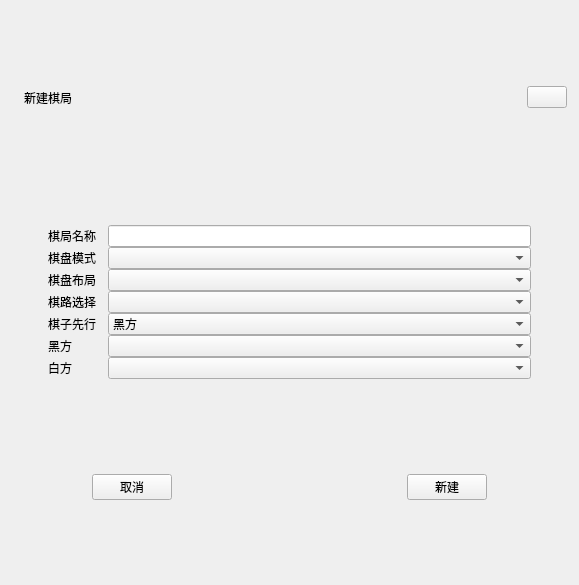
<?xml version="1.0" encoding="UTF-8"?>
<ui version="4.0">
 <class>CreateNewBoardDialog</class>
 <widget class="QWidget" name="CreateNewBoardDialog">
  <property name="geometry">
   <rect>
    <x>0</x>
    <y>0</y>
    <width>579</width>
    <height>585</height>
   </rect>
  </property>
  <property name="windowTitle">
   <string>Form</string>
  </property>
  <layout class="QVBoxLayout" name="verticalLayout_2">
   <property name="spacing">
    <number>0</number>
   </property>
   <property name="leftMargin">
    <number>0</number>
   </property>
   <property name="topMargin">
    <number>0</number>
   </property>
   <property name="rightMargin">
    <number>0</number>
   </property>
   <property name="bottomMargin">
    <number>0</number>
   </property>
   <item>
    <layout class="QVBoxLayout" name="main_layout">
     <property name="spacing">
      <number>0</number>
     </property>
     <property name="bottomMargin">
      <number>0</number>
     </property>
     <item>
      <widget class="QFrame" name="fr_title">
       <layout class="QHBoxLayout" name="horizontalLayout">
        <property name="spacing">
         <number>0</number>
        </property>
        <property name="leftMargin">
         <number>24</number>
        </property>
        <property name="topMargin">
         <number>0</number>
        </property>
        <property name="rightMargin">
         <number>12</number>
        </property>
        <property name="bottomMargin">
         <number>0</number>
        </property>
        <item>
         <widget class="QLabel" name="lb_title">
          <property name="text">
           <string>新建棋局</string>
          </property>
         </widget>
        </item>
        <item>
         <spacer name="horizontalSpacer">
          <property name="orientation">
           <enum>Qt::Horizontal</enum>
          </property>
          <property name="sizeHint" stdset="0">
           <size>
            <width>40</width>
            <height>20</height>
           </size>
          </property>
         </spacer>
        </item>
        <item>
         <widget class="QPushButton" name="btn_close">
          <property name="text">
           <string/>
          </property>
         </widget>
        </item>
       </layout>
      </widget>
     </item>
     <item>
      <widget class="QFrame" name="fr_contents">
       <layout class="QVBoxLayout" name="verticalLayout">
        <property name="spacing">
         <number>0</number>
        </property>
        <property name="leftMargin">
         <number>0</number>
        </property>
        <property name="topMargin">
         <number>0</number>
        </property>
        <property name="rightMargin">
         <number>0</number>
        </property>
        <property name="bottomMargin">
         <number>0</number>
        </property>
        <item>
         <layout class="QFormLayout" name="formLayout">
          <property name="horizontalSpacing">
           <number>12</number>
          </property>
          <property name="verticalSpacing">
           <number>0</number>
          </property>
          <property name="leftMargin">
           <number>48</number>
          </property>
          <property name="topMargin">
           <number>30</number>
          </property>
          <property name="rightMargin">
           <number>48</number>
          </property>
          <item row="0" column="0">
           <widget class="QLabel" name="lb_chess_name">
            <property name="text">
             <string>棋局名称</string>
            </property>
           </widget>
          </item>
          <item row="0" column="1">
           <widget class="QLineEdit" name="lineEdit"/>
          </item>
          <item row="1" column="0">
           <widget class="QLabel" name="lb_chess_mode">
            <property name="text">
             <string>棋盘模式</string>
            </property>
           </widget>
          </item>
          <item row="1" column="1">
           <widget class="game::UIComboBox" name="com_mode"/>
          </item>
          <item row="2" column="0">
           <widget class="QLabel" name="lb_chess_status">
            <property name="text">
             <string>棋盘布局</string>
            </property>
           </widget>
          </item>
          <item row="2" column="1">
           <widget class="game::UIComboBox" name="com_status"/>
          </item>
          <item row="3" column="0">
           <widget class="QLabel" name="lb_grids">
            <property name="text">
             <string>棋路选择</string>
            </property>
           </widget>
          </item>
          <item row="3" column="1">
           <widget class="game::UIComboBox" name="com_grids"/>
          </item>
          <item row="4" column="0">
           <widget class="QLabel" name="lb_first_operator">
            <property name="text">
             <string>棋子先行</string>
            </property>
           </widget>
          </item>
          <item row="4" column="1">
           <widget class="game::UIComboBox" name="com_first_operator">
            <item>
             <property name="text">
              <string>黑方</string>
             </property>
            </item>
            <item>
             <property name="text">
              <string>白方</string>
             </property>
            </item>
           </widget>
          </item>
          <item row="5" column="0">
           <widget class="QLabel" name="lb_black_operator">
            <property name="text">
             <string>黑方</string>
            </property>
           </widget>
          </item>
          <item row="5" column="1">
           <widget class="game::UIComboBox" name="com_black_operator"/>
          </item>
          <item row="6" column="0">
           <widget class="QLabel" name="lb_white_operator">
            <property name="text">
             <string>白方</string>
            </property>
           </widget>
          </item>
          <item row="6" column="1">
           <widget class="game::UIComboBox" name="com_white_operator"/>
          </item>
         </layout>
        </item>
       </layout>
      </widget>
     </item>
     <item>
      <widget class="QFrame" name="fr_button">
       <layout class="QHBoxLayout" name="horizontalLayout_2">
        <property name="leftMargin">
         <number>92</number>
        </property>
        <property name="rightMargin">
         <number>92</number>
        </property>
        <item>
         <widget class="QPushButton" name="btn_cancel">
          <property name="text">
           <string>取消</string>
          </property>
         </widget>
        </item>
        <item>
         <spacer name="horizontalSpacer_2">
          <property name="orientation">
           <enum>Qt::Horizontal</enum>
          </property>
          <property name="sizeHint" stdset="0">
           <size>
            <width>40</width>
            <height>20</height>
           </size>
          </property>
         </spacer>
        </item>
        <item>
         <widget class="QPushButton" name="btn_new">
          <property name="text">
           <string>新建</string>
          </property>
         </widget>
        </item>
       </layout>
      </widget>
     </item>
    </layout>
   </item>
  </layout>
 </widget>
 <customwidgets>
  <customwidget>
   <class>game::UIComboBox</class>
   <extends>QComboBox</extends>
   <header>game/view/combo_box/combo_box.h</header>
  </customwidget>
 </customwidgets>
 <resources/>
 <connections/>
</ui>
